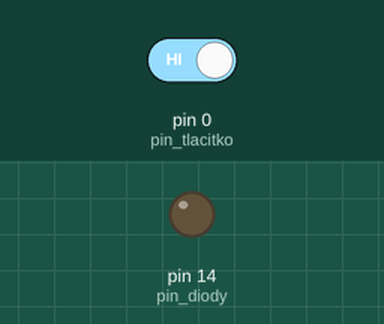
Recording of a program running on a simulated MicroPython board. Parts: output pins drawn as LEDs (lit = HIGH). Inputs (shaded band) come from the test bench; at power-on: pin 0 (pin_tlacitko) HIGH.

Above: at 1.2 s.
1.3 s: pin 0 (pin_tlacitko) driven LOW
At 2.5 s:
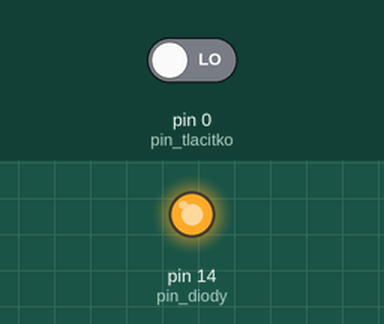
2.8 s: pin 0 (pin_tlacitko) driven HIGH
At 3.7 s:
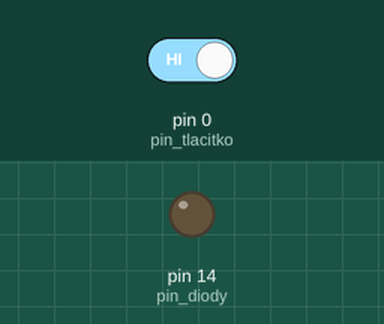
Timing chart, 0 to 5.8 s (numbered marks = the images above; inputs shaded):
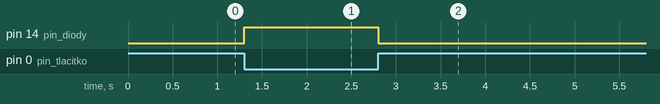

Measured:
- after the input at 1.3 s, pin 14 (pin_diody): LOW → HIGH at once
- after the input at 2.8 s, pin 14 (pin_diody): HIGH → LOW at once

The program:

tlacitko.py
```python
from machine import Pin
pin_diody = Pin(14, Pin.OUT)
pin_tlacitko = Pin(0, Pin.IN)

while True:
    pin_diody.value(1 - pin_tlacitko.value())

# mpremote connect /dev/tty.usbserial-0001 run displej.py
```
